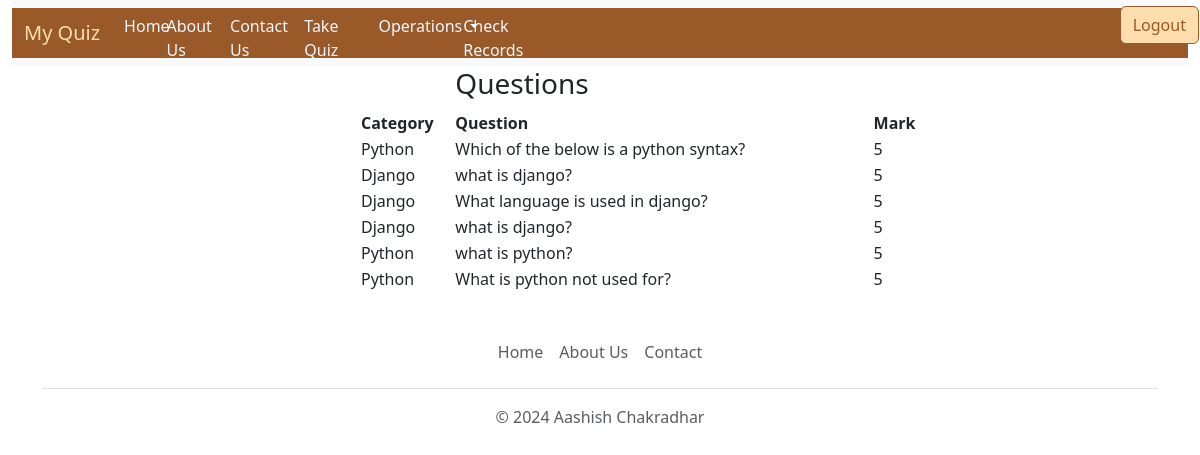
/view-question (signed in), run on an earlier commit of the app's database.
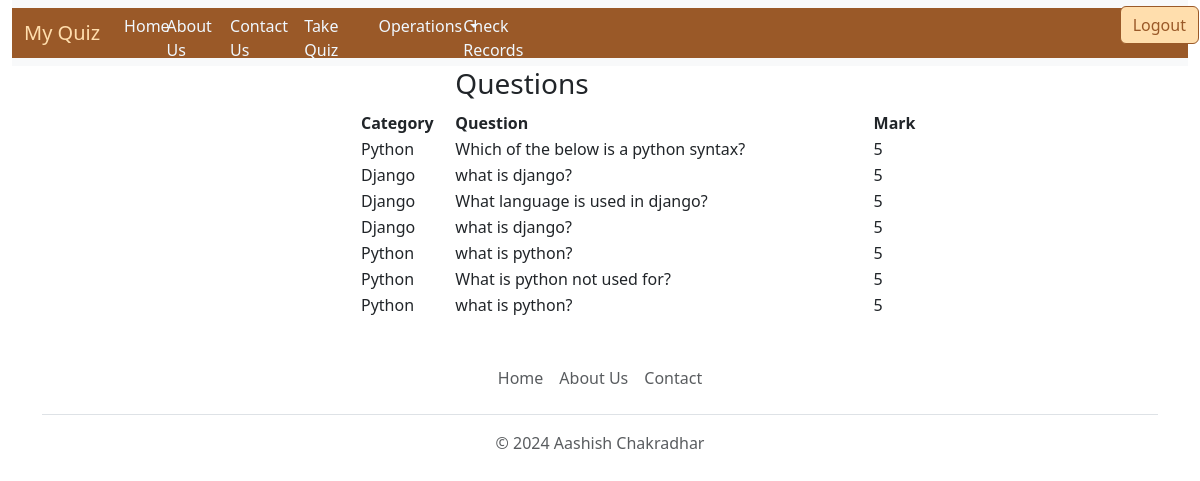
And on a later commit of the database.
### quiz/models.py (models this page shows, shortened)
class BaseModel(models.Model):
    uid=models.UUIDField(primary_key=True,default=uuid.uuid4,editable=False)
    created_at=models.DateField(auto_now_add=True)
    updated_at=models.DateField(auto_now=True)
    class Meta:
        abstract=True

class Question(BaseModel):
    category = models.ForeignKey(Category, related_name='category', on_delete=models.CASCADE)
    question=models.CharField(max_length=100)
    marks=models.IntegerField(default=5)

class Category(BaseModel):
    category_name = models.CharField(max_length=15, default='Uncatogarized')
    def __str__(self):
        return self.category_name

### quiz/views.py (the view)
# urls.py: path('view-question',views.view_question,name='view_question'),
def view_question(request):
    if request.user.is_superuser:
        try:
            all_question = Question.objects.all()
            context = {'questions': all_question}
            return render(request, 'view_question.html', context)
        except Exception as e:
            messages.error(request, str(e))
        return render(request, 'index.html')
    else:
        messages.error(request, "View Fail: User is not a superuser")
        return render(request,"permission.html")

### templates/view_question.html (shortened to what this page needs)
{% extends "base.html" %}
{% block body %}
    <div style="width:50%; text-align: left; margin-left:30%;">
        <table>
            <tr>
                <th></th>
                <th>
                    <h3>Questions</h3>
                </th>
                <th></th>
            </tr>
            <tr>
                <th style="width:100px">
                    Category
                </th>
                <th style="width:500px">
                    Question
                </th>
                <th style="width:100px">
                    Mark
                </th>
            </tr>
            {% for question in questions %}
                <tr>
                    <td>
                        {{question.category}}
                    </td>
                    <td>
                        {{question.question}}
                    </td>
                    <td>
                        {{question.marks}}
                    </td>
                </tr>
            {% endfor %}
        </table>
    </div>
{% endblock body %}

What changed in the data, as far as the page shows it:
added Question: category "Python", question "what is python?", marks "5"
